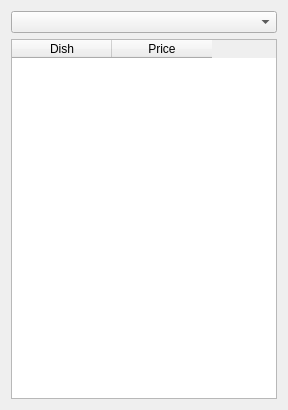
<?xml version="1.0" encoding="UTF-8"?>
<ui version="4.0">
 <class>Menu</class>
 <widget class="QWidget" name="Menu">
  <property name="geometry">
   <rect>
    <x>0</x>
    <y>0</y>
    <width>288</width>
    <height>410</height>
   </rect>
  </property>
  <property name="windowTitle">
   <string>Form</string>
  </property>
  <layout class="QGridLayout" name="gridLayout_2">
   <item row="0" column="0">
    <layout class="QGridLayout" name="gridLayout">
     <item row="1" column="0">
      <widget class="QTableWidget" name="tableWidget">
       <column>
        <property name="text">
         <string>Dish</string>
        </property>
       </column>
       <column>
        <property name="text">
         <string>Price</string>
        </property>
       </column>
      </widget>
     </item>
     <item row="0" column="0">
      <widget class="QComboBox" name="menuComboBox"/>
     </item>
    </layout>
   </item>
  </layout>
 </widget>
 <resources/>
 <connections/>
</ui>
